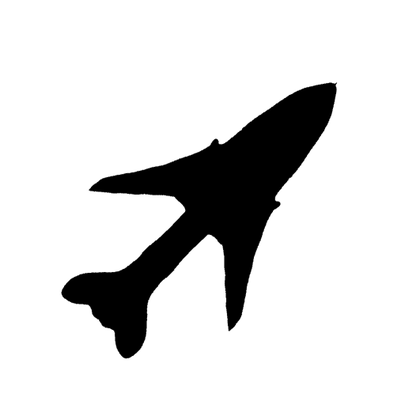
%> input picture Assignment 5/3/airplane04.tif, 420 x 420 px, shrunk from 531 x 531 before the run
$ octave Q3_99210294.m   (GNU Octave 9; MATLAB toolbox functions it lacks are replaced by stand-ins)
%> lines starting %> are read from the running program, lines starting %| are printed output that depends on the picture
clear all;
main;
function main()
    image = imread("airplane04.tif");% read drawed binary pattern image
%> image is the input picture: size 420x420 uint8; min 0, max 255, mean 219.9
    x = extractObjectPixels(image);% extract frontiers of airplane that are black
%> in extractObjectPixels, `[x1,x2] = find(image == 0);`: x1 = 22311 values from 84 to 358; x2 = 22311 values from 63 to 336

    n = size(x,2);% dimension of x
%> n = 2
    [mX , cX] = calc(x);% mean and covariance of our points
%> in calc, `mX = mean(x)';`: mX = [209.8; 209.4]
%> in calc, `Cx = cov(x);`: Cx = [4181.8 3112.7; 3112.7 4189.1]
%> mX = [209.8; 209.4]; cX = [4181.8 3112.7; 3112.7 4189.1]
    [e,lambda]  = eig(cX);% eigenvalues and eigenvectors of covariance matrix
%> e = [-0.708 0.707; 0.707 0.708]; lambda = [1072.8 0; 0 7298.1]

    dia = eye(n);
%> dia = [1 0; 0 1]
    lambda = lambda .* dia;%extract lambdas from diagonal matrix lambda

    [~,idx] = sort(lambda(lambda > 0) , 'descend');%sort lambdas and recive index transformations
%> idx = [2; 1]
    sortede = e(:,idx);% sort e by lambda values descending
%> sortede = [0.707 -0.708; 0.708 0.707]

    A = sortede';% calculate matrix A as mentoined in text book
%> A = [0.707 0.708; -0.708 0.707]
    y = (x - repmat(mX' , size(x,1) , 1)) * A';% caluclate our new axis

    figure;

    subplot(231);
    drawPoints(x(:,1) , x(:,2) , 0 , size(image,1) , 0 , size(image,2));%draw xs
    title("An object")

    subplot(233);
    drawPoints(x(:,1) , x(:,2) , 0 , size(image,1) , 0 , size(image,2));%draw xs
    hold on;
    axisLength = (12/30)*min(size(image,1),size(image,2));
%> axisLength = 168
    quiver(mX(1),mX(2),axisLength*e(1,1),axisLength*e(1,2),0,'LineWidth',2,'Color','red');
    quiver(mX(1),mX(2),axisLength*e(2,1),axisLength*e(2,2),0,'LineWidth',2,'Color','green');
    viscircles([mX(1) mX(2)],5 , 'color' , 'w');
    legend('Center of gravity','e2' , 'e1');
    title("An object with eigenvectors")

    subplot(234);
    a = size(image,1) / 2;
%> a = 210
    b = size(image,2) / 2;
%> b = 210
    drawPoints(y(:,1) , y(:,2) , -1*a , 1*a , -1*b , 1*b);%draw ys
    hold on;
    quiver(0,-2*b/3,0,4*b/3,0,'LineWidth',2,'Color','red');
    quiver(-2*a/3,0,4*a/3,0,0,'LineWidth',2,'Color','green');
    hold on;
    viscircles([0 0],5 , 'color' ,'w');
    legend('(0,0)','y2' , 'y1');
    title("Transformed object")

    subplot(236);
    newY = y - repmat(min(y) , size(y,1) , 1);
    drawPoints(newY(:,1) , newY(:,2) , -100, size(image,1), -100, size(image,2));%draw ys
%> `main;`:
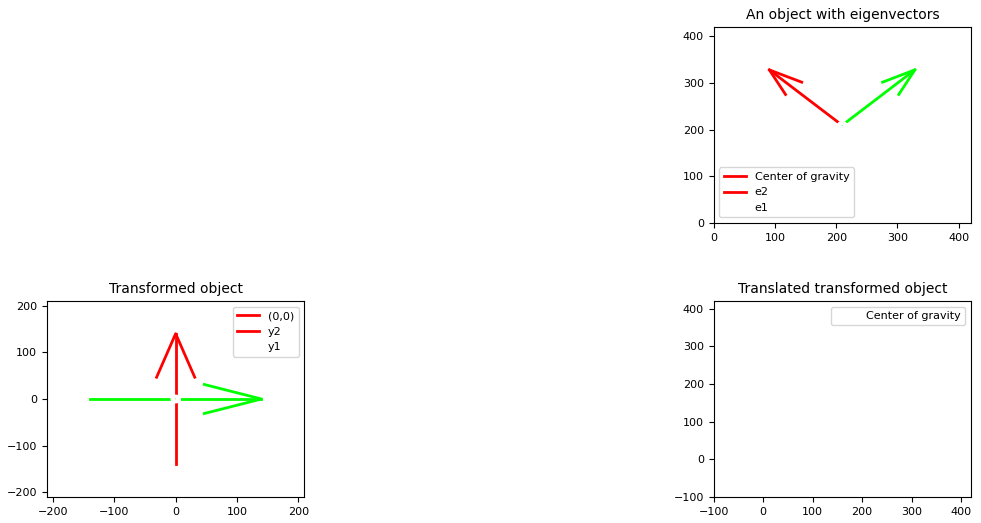
%> figure redrawn from the program's plot data, 3 panels
    hold on;
    viscircles(mean(newY),10 , 'color' ,'w');
    legend('Center of gravity');
    title("Translated transformed object")
end

%%%%%%%%%%%%%%%%%%%%%%%%%%%%%%%%%%%%%%%%%%%%%%% calc %%%%%%%%%%%%%%%%%%%%%%%%%%%%%%%%%%%%%%%%%%%%%%%%%%
%%% This function calculates mean and covariance of given matrix                                    %%%
%%% input(s) : {x : given matrix for performin operations }                                         %%%
%%% output(s) : {mX : mean of columns of x , Cx : covariance matrix of x}                           %%%
%%%%%%%%%%%%%%%%%%%%%%%%%%%%%%%%%%%%%%%%%%%%%%%%%%%%%%%%%%%%%%%%%%%%%%%%%%%%%%%%%%%%%%%%%%%%%%%%%%%%%%%
function [mX , Cx] = calc(x)
    mX = mean(x)';
    Cx = cov(x);
end

%%%%%%%%%%%%%%%%%%%%%%%%%%%%%%%%%%%%%%%%%%%%%%%%%%%%%%%% extractObjectPixels %%%%%%%%%%%%%%%%%%%%%%%%%%%%%%%%%%%%%%%%%%%%%%%%%%
%%% This function extracts pixels of object according to real numbers axis                                                  %%%
%%% input(s) : {image : given image }                                                                                       %%%
%%% output(s) : {x : x  = [x1 x2] that are x-axis and y-axis of black points in the image}                                  %%%
%%%%%%%%%%%%%%%%%%%%%%%%%%%%%%%%%%%%%%%%%%%%%%%%%%%%%%%%%%%%%%%%%%%%%%%%%%%%%%%%%%%%%%%%%%%%%%%%%%%%%%%%%%%%%%%%%%%%%%%%%%%%%%%
function x = extractObjectPixels(image)
    [x1,x2] = find(image == 0);
    changedX1 = size(image,1) - x1;
    x = [x2 , changedX1];
end

%%%%%%%%%%%%%%%%%%%%%%%%%%%%%%%%%%%%%%%%%%%%%%%%%%%%%%%% drawPoints %%%%%%%%%%%%%%%%%%%%%%%%%%%%%%%%%%%%%%%%%%%%%%%%%%%%%%%%%%%
%%% This function plots given points                                                                                        %%%
%%% input(s) : {data1 : x-axis of points , data2 : y-axis of points , $other_parameters : min and max limit of x and y axis}%%%
%%% output(s) : {resultImage : result of multiplication}                                                                    %%%
%%%%%%%%%%%%%%%%%%%%%%%%%%%%%%%%%%%%%%%%%%%%%%%%%%%%%%%%%%%%%%%%%%%%%%%%%%%%%%%%%%%%%%%%%%%%%%%%%%%%%%%%%%%%%%%%%%%%%%%%%%%%%%%
function drawPoints(data1 , data2 , minY , maxY , minX , maxX)
    swarmchart(data1,data2,5 , 'black');
    xlim([minX maxX]);
    ylim([minY maxY]);
end
